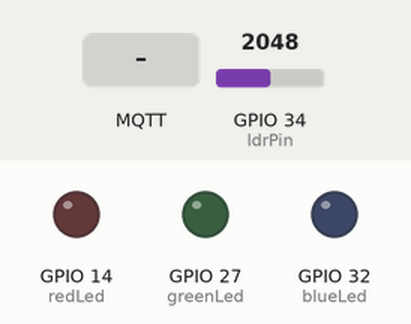
This sketch was run on a simulated ESP32. Shown: output pins drawn as LEDs (lit = HIGH). The test bench sets the inputs (shaded band); at power-on: GPIO 34 (ldrPin) = 2048. WiFi joins after 1.5 s; servers stay silent unless stated; random numbers use the default seed unless the sketch sets one; no MQTT or app messages arrive unless stated; what the sketch prints to the serial monitor is not drawn.

Above: at 2.7 s.
2.8 s: MQTT message "redled-on" arrives on the first subscribed topic
At 4.0 s:
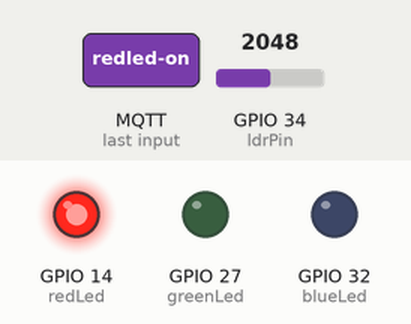
4.3 s: MQTT message "blueled-on" arrives on the first subscribed topic
At 5.4 s:
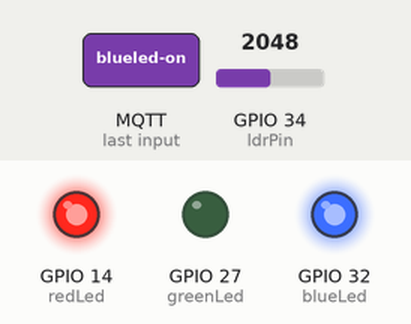
5.8 s: MQTT message "redled-off" arrives on the first subscribed topic
At 6.5 s:
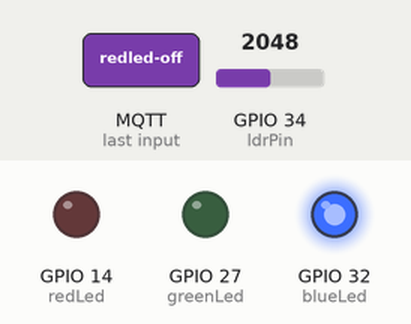
7.3 s: MQTT message "greenled-on" arrives on the first subscribed topic
At 7.6 s:
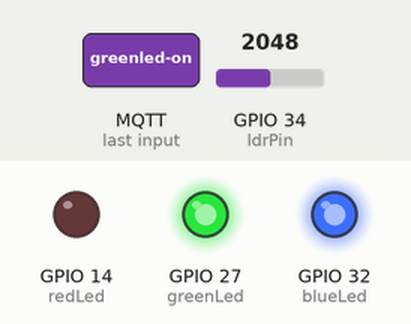
8.8 s: MQTT message "blueled-off" arrives on the first subscribed topic
At 9.9 s:
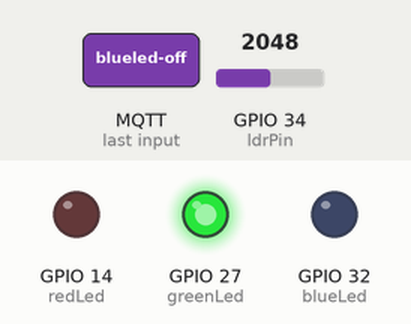
10.3 s: MQTT message "redled-on" arrives on the second subscribed topic
At 11.1 s:
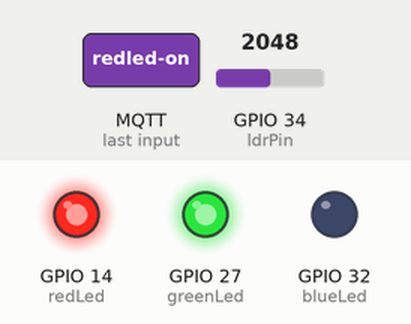
Timing chart, 0 to 12.8 s (numbered marks = the images above; inputs shaded):
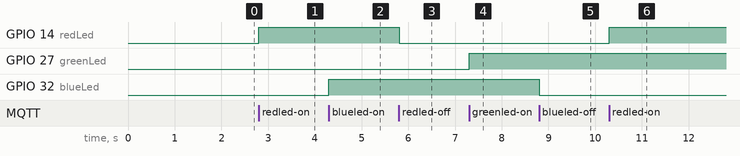

Measured:
- after the input at 2.8 s, GPIO 14 (redLed): LOW → HIGH at once
- after the input at 4.3 s, GPIO 32 (blueLed): LOW → HIGH at once
- after the input at 5.8 s, GPIO 14 (redLed): HIGH → LOW at once
- after the input at 7.3 s, GPIO 27 (greenLed): LOW → HIGH at once
- after the input at 8.8 s, GPIO 32 (blueLed): HIGH → LOW at once
- after the input at 10.3 s, GPIO 14 (redLed): LOW → HIGH at once

The sketch:

Esp32-IoT-Basics.ino
```cpp
#include <Arduino.h>
#include <WiFi.h>
#include <WiFiClientSecure.h>
#include <PubSubClient.h>

#define ldrPin 34
#define redLed 14
#define blueLed 32
#define greenLed 27

// Configure your WiFi credentials
const char* ssid = "myWifiNetwork";
const char* password = "*******";

const char* MQTTBroker = "xxxxxxxxxxxxxxxxxxx.s1.eu.hivemq.cloud";
const int MQTTPort = 8883; // don't change it
const char* MQTTUsername = "**********";
const char* MQTTPassword = "**********";

const char* topicLDR = "esp32/ldr";
const char* topicLed = "esp32/leds";

WiFiClientSecure wifiClient;
PubSubClient mqttClient(wifiClient);

unsigned long previousTime = 0;

int value;
String stringValue;

void reconnect() {
  Serial.println("Connecting to MQTT Broker...");

  while (!mqttClient.connected()) {
    Serial.println("Reconnecting to MQTT Broker...");
    String clientId = "ESP32Client-";
    clientId += String(random(0xffff), HEX); // random hexadecimal string

    if (mqttClient.connect(clientId.c_str(), MQTTUsername, MQTTPassword)) {
      Serial.println("Connected to MQTT Broker.");

      mqttClient.subscribe(topicLDR);
      mqttClient.subscribe(topicLed);
    } else {
      Serial.print("Failed, code =");
      Serial.print(mqttClient.state());
      Serial.println(" try again in 5 seconds");
      delay(5000);
    }
  }
}

void mqttCallback(char* topic, byte* payload, unsigned int length) {
  Serial.print("Message arrived (");
  Serial.print(topic);
  Serial.print("): ");

  String message;
  for (int i = 0; i < length; i++)
    message += (char)payload[i];

  Serial.println(message);

  // Control received messages
  if (message == "redled-on") {
    Serial.println("Turning on Red LED");
    digitalWrite(redLed, HIGH);
  } else if (message == "redled-off") {
    Serial.println("Turning off LED");
    digitalWrite(redLed, LOW);
  }

  if (message == "blueled-on") {
    Serial.println("Turning on Blue LED");
    digitalWrite(blueLed, HIGH);
  } else if (message == "blueled-off") {
    Serial.println("Turning off Blue LED");
    digitalWrite(blueLed, LOW);
  }

  if (message == "greenled-on") {
    Serial.println("Turning on Green LED");
    digitalWrite(greenLed, HIGH);
  } else if (message == "greenled-off") {
    Serial.println("Turning off Green LED");
    digitalWrite(greenLed, LOW);
  }
}

void setup() {
  Serial.begin(115200);

  pinMode(redLed, OUTPUT);
  pinMode(blueLed, OUTPUT);
  pinMode(greenLed, OUTPUT);

  WiFi.begin(ssid, password);

  while (WiFi.status() != WL_CONNECTED) {
    delay(500);
    Serial.print(".");
  }
  Serial.println("");
  Serial.println("Connected to Wi-Fi");

  // Initialize secure WiFiClient
  wifiClient.setInsecure();

  mqttClient.setServer(MQTTBroker, MQTTPort);
  mqttClient.setCallback(mqttCallback);
}

void loop() {
  if (!mqttClient.connected()) {
    reconnect();
  }
  mqttClient.loop();

  unsigned long currentTime = millis();
  if (currentTime - previousTime > 1000) { // Publish it every 1 seconds (don't use delay because MQTT connection may be interrupted)
    previousTime = currentTime;

    value = analogRead(ldrPin);

    // You need to convert the value to a string to publish it
    stringValue = String(value);

    // Publish the sensor value to the MQTT topic
    mqttClient.publish(topicLDR, stringValue.c_str());
  }
}
```
